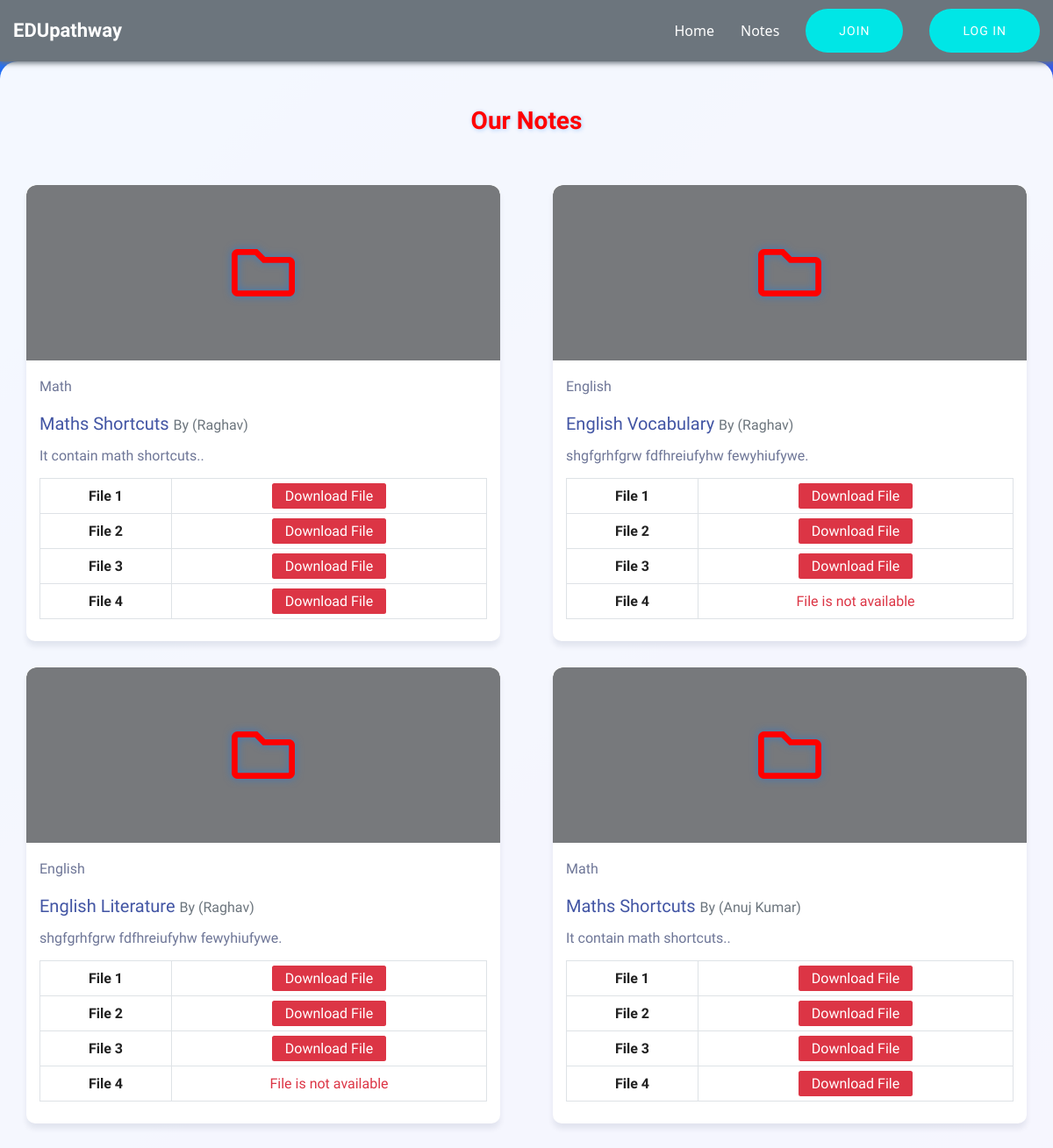
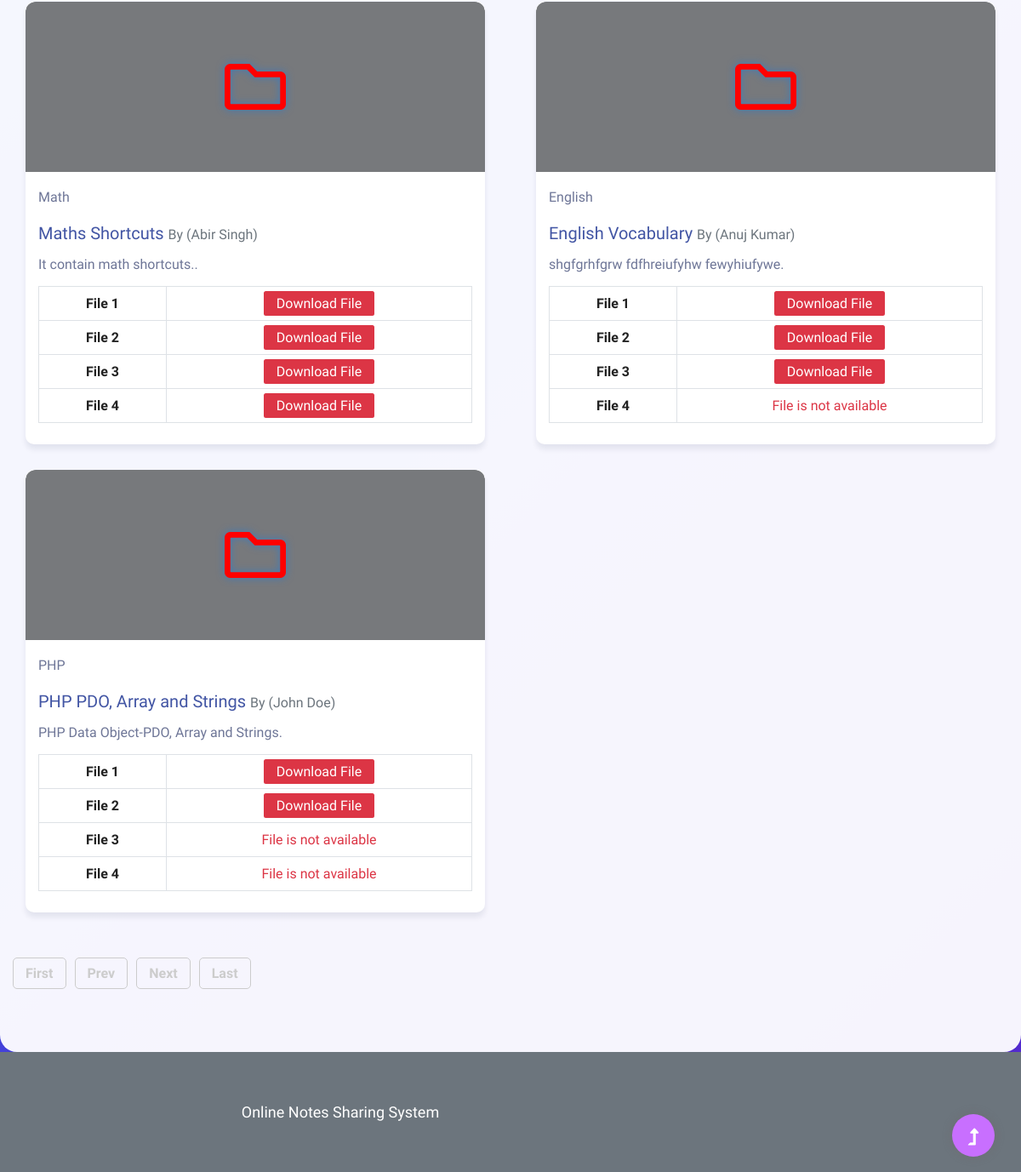
The app's page /notes.php, older data (2 pictures, top to bottom).
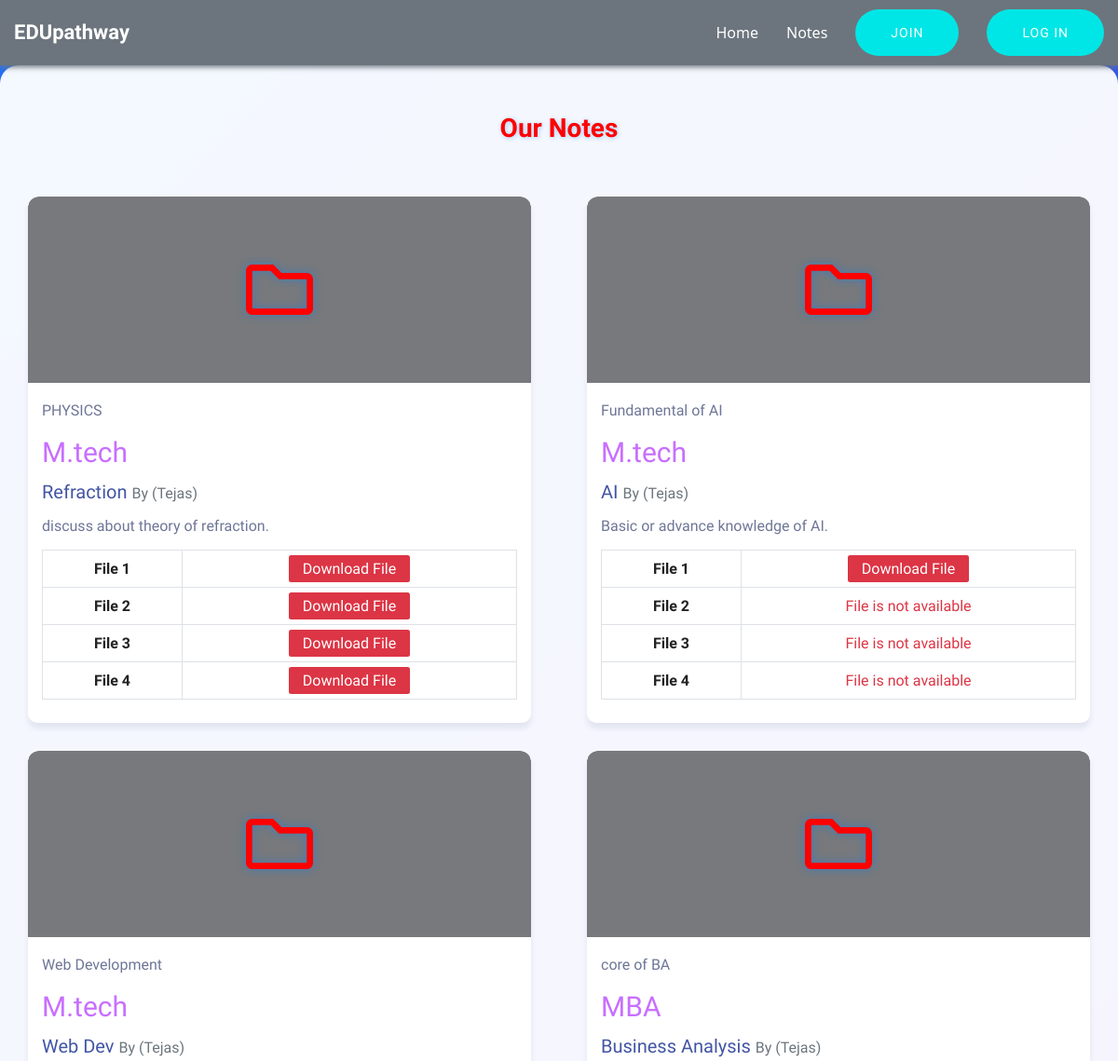
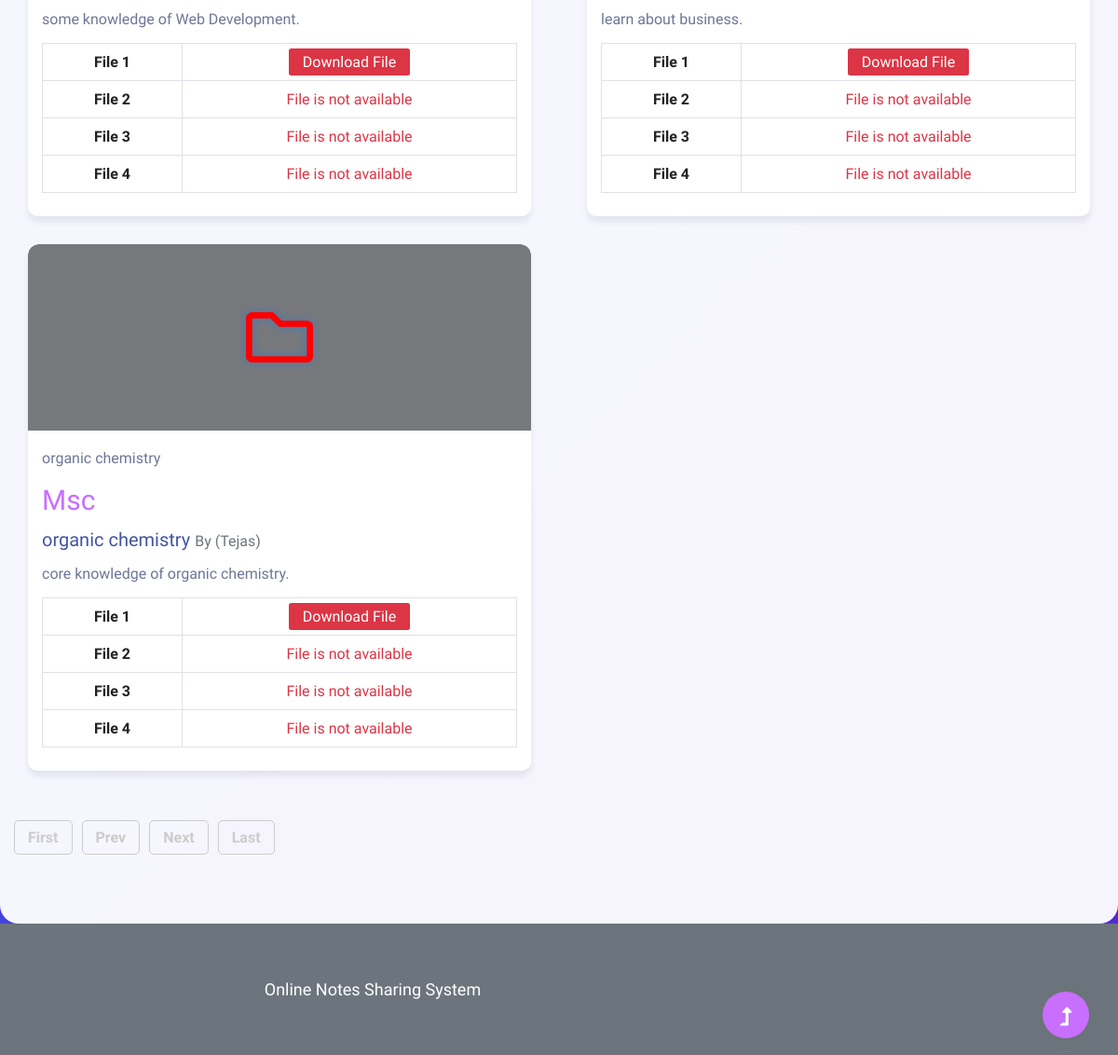
The same page, newer data (2 pictures, top to bottom).
### tables this page shows
CREATE TABLE `tblnotes` (
  `ID` int(5) NOT NULL,
  `UserID` int(5) DEFAULT NULL,
  `Subject` varchar(250) DEFAULT NULL,
  `NotesTitle` varchar(250) DEFAULT NULL,
  `NotesDecription` longtext DEFAULT NULL,
  `File1` varchar(250) DEFAULT NULL,
  `File2` varchar(250) DEFAULT NULL,
  `File3` varchar(255) DEFAULT NULL,
  `File4` varchar(250) DEFAULT NULL,
  `CreationDate` timestamp NULL DEFAULT current_timestamp(),
  `UpdationDate` timestamp NULL DEFAULT NULL ON UPDATE current_timestamp(),
  `Category` varchar(100) DEFAULT NULL
);

CREATE TABLE `tbluser` (
  `ID` int(5) NOT NULL,
  `FullName` varchar(250) DEFAULT NULL,
  `MobileNumber` bigint(10) DEFAULT NULL,
  `Email` varchar(250) DEFAULT NULL,
  `Password` varchar(250) DEFAULT NULL,
  `RegDate` timestamp NULL DEFAULT current_timestamp()
);

### notes.php (the view, shortened to what the changed rows need)
<?php
include('user/includes/dbconnection.php');
?>
<!doctype html>
<html class="no-js" lang="zxx">
<head>
    <link rel="stylesheet" href="assets/css/bootstrap.min.css">
    <link rel="stylesheet" href="assets/css/owl.carousel.min.css">
    <link rel="stylesheet" href="assets/css/slicknav.css">
    <link rel="stylesheet" href="assets/css/flaticon.css">
    <link rel="stylesheet" href="assets/css/progressbar_barfiller.css">
    <link rel="stylesheet" href="assets/css/gijgo.css">
    <link rel="stylesheet" href="assets/css/animate.min.css">
    <link rel="stylesheet" href="assets/css/animated-headline.css">
    <link rel="stylesheet" href="assets/css/magnific-popup.css">
    <link rel="stylesheet" href="assets/css/fontawesome-all.min.css">
    <link rel="stylesheet" href="assets/css/themify-icons.css">
    <link rel="stylesheet" href="assets/css/slick.css">
    <link rel="stylesheet" href="assets/css/nice-select.css">
    <link rel="stylesheet" href="assets/css/style.css">
</head>
<body>
    <?php include_once('includes/header.php'); ?>
    <main>
        <div class="courses-area section-padding40 fix">
            <div class="container">
                <div class="row justify-content-center">
                    <div class="col-xl-7 col-lg-8">
                        <div class="section-tittle text-center mb-55">
                            <h2 >Our Notes</h2>
                        </div>
                    </div>
                </div>
                <div class="row" id="notesContainer" style="display:none;">
                    <?php
                    if (isset($_GET['pageno'])) {
                        $pageno = $_GET['pageno'];
                    } else {
                        $pageno = 1;
                    }
                    $no_of_records_per_page = 10;
                    $offset = ($pageno - 1) * $no_of_records_per_page;
                    $sql = "SELECT tblnotes.*,tbluser.* from tblnotes join tbluser on tblnotes.UserID=tbluser.ID LIMIT $offset, $no_of_records_per_page";
                    $query = $dbh->prepare($sql);
                    $query->execute();
                    $results = $query->fetchAll(PDO::FETCH_OBJ);
                    $cnt = 1;
                    if ($query->rowCount() > 0) {
                        foreach ($results as $row) { ?>
                            <div class="col-lg-6 wow fadeInUp" data-wow-delay="<?php echo 0.2 * $cnt; ?>s">
                                <div class="properties properties2 mb-30">
                                    <div class="properties__card">
                                        <div class="properties__img overlay1">
                                            <i class="far fa-folder"  style='font-size:72px;color:red' aria-hidden="true" title="Notes Icon"></i>
                                        </div>
                                        <div class="properties__caption p-4">
                                            <p class="text- fw-bold"><?php echo htmlentities($row->Subject); ?></p>
                                            <p class="text- fw-bold " style='font-size:30px;color:#C86FFF'><?php echo htmlentities($row->Category); ?></p>
                                            <h3 class="mb-3"><?php echo htmlentities($row->NotesTitle); ?> <small class="text-muted">By (<?php echo htmlentities($row->FullName); ?>)</small></h3>
                                            <p class="mb-3"><?php echo htmlentities($row->NotesDecription); ?>.</p>
                                            <table class="table table-bordered text-center">
                                                <tbody>
                                                    <tr>
                                                        <th width="150">File 1</th>
                                                        <td colspan="3">
                                                            <a href="user/folder1/<?php echo $row->File1; ?>" target="_blank" class="btn-danger px-4 py-2 rounded">Download File</a>
                                                        </td>
                                                    </tr>
                                                    <tr>
                                                        <th>File 2</th>
                                                        <td colspan="3">
                                                            <?php if (empty($row->File2)) {
                                                                echo '<span class="text-danger fw-bold">File is not available</span>';
                                                            } else { ?>
                                                                <a href="user/folder2/<?php echo $row->File2; ?>" target="_blank" class="btn-danger px-4 py-2 rounded">Download File</a>
                                                            <?php } ?>
                                                        </td>
                                                    </tr>
                                                    <tr>
                                                        <th>File 3</th>
                                                        <td colspan="3">
                                                            <?php if (empty($row->File3)) {
                                                                echo '<span class="text-danger fw-bold">File is not available</span>';
                                                            } else { ?>
                                                                <a href="user/folder3/<?php echo $row->File3; ?>" target="_blank" class="btn-danger px-4 py-2 rounded">Download File</a>
                                                            <?php } ?>
                                                        </td>
                                                    </tr>
                                                    <tr>
                                                        <th>File 4</th>
                                                        <td colspan="3">
                                                            <?php if (empty($row->File4)) {
                                                                echo '<span class="text-danger fw-bold">File is not available</span>';
                                                            } else { ?>
                                                                <a href="user/folder4/<?php echo $row->File4; ?>" target="_blank" class="btn-danger px-4 py-2 rounded">Download File</a>
                                                            <?php } ?>
                                                        </td>
                                                    </tr>
                                                </tbody>
                                            </table>
                                        </div>
                                    </div>
                                </div>
                            </div>
                    <?php $cnt++;
                        }
                    } ?>
                </div>
            </div>
        </div>
    </main>
    <?php include_once('includes/footer.php'); ?>
</body>
</html>

Row changes from the older to the newer data that the page shows:
removed tblnotes: Subject "Math", NotesTitle "Maths Shortcuts", UserID.FullName "Raghav", NotesDecription "It contain math shortcuts."
removed tblnotes: Subject "English", NotesTitle "English Vocabulary", UserID.FullName "Raghav", NotesDecription "shgfgrhfgrw fdfhreiufyhw fewyhiufywe", shows "File is not available"
removed tblnotes: Subject "English", NotesTitle "English Literature", UserID.FullName "Raghav", NotesDecription "shgfgrhfgrw fdfhreiufyhw fewyhiufywe", shows "File is not available"
removed tblnotes: Subject "Math", NotesTitle "Maths Shortcuts", UserID.FullName "Anuj Kumar", NotesDecription "It contain math shortcuts."
removed tblnotes: Subject "Math", NotesTitle "Maths Shortcuts", UserID.FullName "Abir Singh", NotesDecription "It contain math shortcuts."
removed tblnotes: Subject "English", NotesTitle "English Vocabulary", UserID.FullName "Anuj Kumar", NotesDecription "shgfgrhfgrw fdfhreiufyhw fewyhiufywe", shows "File is not available"
removed tblnotes: Subject "PHP", NotesTitle "PHP PDO, Array and Strings", UserID.FullName "John Doe", NotesDecription "PHP Data Object-PDO, Array and Strings", shows "File is not available"
added tblnotes: Subject "PHYSICS", Category "M.tech", NotesTitle "Refraction", UserID.FullName "Tejas", NotesDecription "discuss about theory of refraction"
added tblnotes: Subject "Fundamental of AI", Category "M.tech", NotesTitle "AI", UserID.FullName "Tejas", NotesDecription "Basic or advance knowledge of AI", shows "File is not available"
added tblnotes: Subject "Web Development", Category "M.tech", NotesTitle "Web Dev", UserID.FullName "Tejas", NotesDecription "some knowledge of Web Development", shows "File is not available"
added tblnotes: Subject "core of BA", Category "MBA", NotesTitle "Business Analysis", UserID.FullName "Tejas", NotesDecription "learn about business", shows "File is not available"
added tblnotes: Subject "organic chemistry", Category "Msc", NotesTitle "organic chemistry", UserID.FullName "Tejas", NotesDecription "core knowledge of organic chemistry", shows "File is not available"
